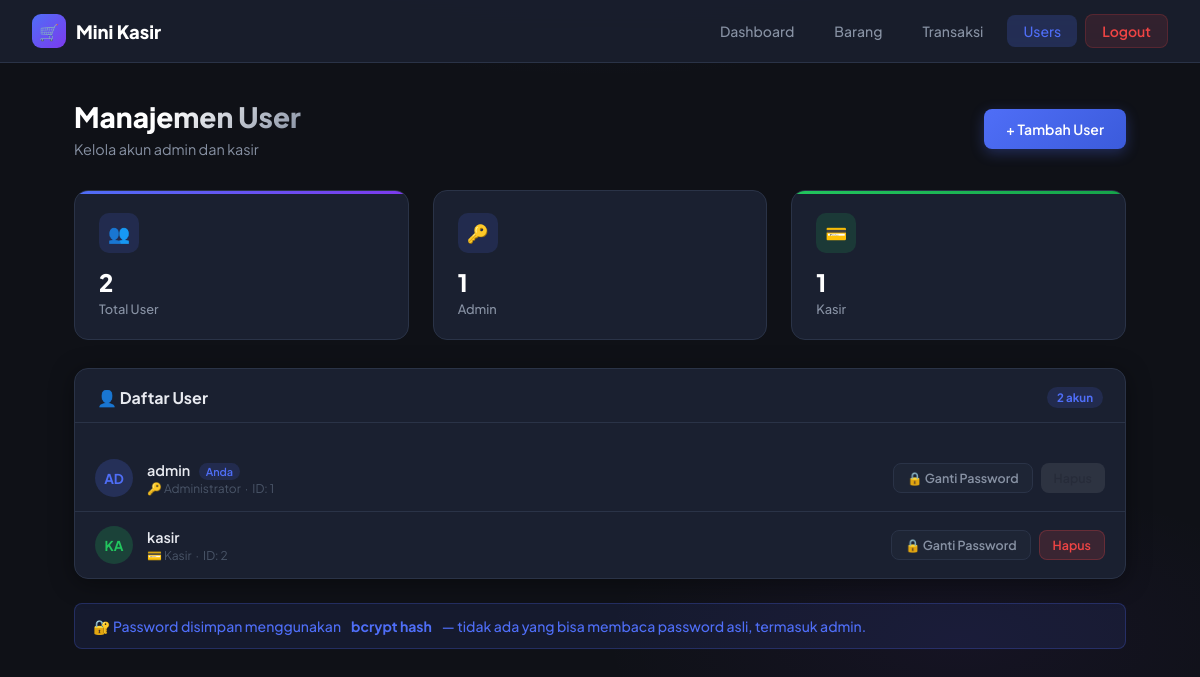
/users.php (signed in), run on the app's committed database.
### tables this page shows
CREATE TABLE IF NOT EXISTS users (
    id INT AUTO_INCREMENT PRIMARY KEY,
    username VARCHAR(50) NOT NULL UNIQUE,
    password VARCHAR(255) NOT NULL,
    role ENUM('admin', 'kasir') NOT NULL,
    created_at TIMESTAMP DEFAULT CURRENT_TIMESTAMP
);

### users.php (the view, shortened to what this page needs)
<?php
include "koneksi.php";
$data_users = mysqli_query($conn, "SELECT id, username, role, created_at FROM users ORDER BY id ASC");
$total_admin = mysqli_fetch_row(mysqli_query($conn, "SELECT COUNT(*) FROM users WHERE role='admin'"))[0];
$total_kasir = mysqli_fetch_row(mysqli_query($conn, "SELECT COUNT(*) FROM users WHERE role='kasir'"))[0];
?>
<!DOCTYPE html>
<html lang="id">
<head>
    <link rel="stylesheet" href="style.css">
</head>
<body>
<nav class="navbar">
    <a href="admin.php" class="navbar-brand">
        <div class="logo-icon">🛒</div>
        Mini Kasir
    </a>
    <div class="navbar-nav">
        <a href="admin.php" class="nav-link">Dashboard</a>
        <a href="barang.php" class="nav-link">Barang</a>
        <a href="tampil_transaksi.php" class="nav-link">Transaksi</a>
        <a href="users.php" class="nav-link active">Users</a>
        <a href="logout.php" class="btn-logout">Logout</a>
    </div>
</nav>
<div class="container">
    <div class="page-header flex-between">
        <div>
            <h1 class="page-title">Manajemen User</h1>
            <p class="page-subtitle">Kelola akun admin dan kasir</p>
        </div>
        <button class="btn btn-primary" onclick="openModal('modalTambah')">
            + Tambah User
        </button>
    </div>
    <div class="grid-3" style="margin-bottom:28px;">
        <div class="stat-card blue">
            <div class="stat-icon blue">👥</div>
            <div class="stat-value"><?= $total_admin + $total_kasir ?></div>
            <div class="stat-label">Total User</div>
        </div>
        <div class="stat-card blue" style="--accent:var(--accent);">
            <div class="stat-icon blue">🔑</div>
            <div class="stat-value"><?= $total_admin ?></div>
            <div class="stat-label">Admin</div>
        </div>
        <div class="stat-card green">
            <div class="stat-icon green">💳</div>
            <div class="stat-value"><?= $total_kasir ?></div>
            <div class="stat-label">Kasir</div>
        </div>
    </div>
    <div class="card" style="padding:0; overflow:hidden;">
        <div class="card-header" style="padding:18px 22px 14px;">
            <span class="card-title">👤 Daftar User</span>
            <span class="badge badge-blue"><?= $total_admin + $total_kasir ?> akun</span>
        </div>
        <?php if (mysqli_num_rows($data_users) > 0): ?>
            <?php while ($u = mysqli_fetch_assoc($data_users)):
                $isSelf = ((int)$u['id'] === (int)$_SESSION['user_id']);
                $initial = strtoupper(substr($u['username'], 0, 2));
            ?>
            <div class="user-row">
                <div class="user-avatar <?= $u['role'] === 'admin' ? 'avatar-admin' : 'avatar-kasir' ?>">
                    <?= $initial ?>
                </div>
                <div class="user-info">
                    <div class="user-name">
                        <?= htmlspecialchars($u['username']) ?>
                        <?php if ($isSelf): ?>
                            <span class="self-tag">Anda</span>
                        <?php endif; ?>
                    </div>
                    <div class="user-meta">
                        <?= $u['role'] === 'admin' ? '🔑 Administrator' : '💳 Kasir' ?>
                        &nbsp;·&nbsp; ID: <?= $u['id'] ?>
                    </div>
                </div>
                <div class="user-actions">
                    <button class="btn btn-ghost btn-sm"
                        onclick="openGantiPassword(<?= $u['id'] ?>, '<?= htmlspecialchars($u['username']) ?>')">
                        🔒 Ganti Password
                    </button>
                    <?php if (!$isSelf): ?>
                    <a href="users.php?hapus=<?= $u['id'] ?>"
                       class="btn btn-danger btn-sm"
                       onclick="return confirm('Hapus user \'<?= htmlspecialchars($u['username']) ?>\'?')">
                        Hapus
                    </a>
                    <?php else: ?>
                    <button class="btn btn-sm" style="opacity:0.3; cursor:not-allowed;" disabled>Hapus</button>
                    <?php endif; ?>
                </div>
            </div>
            <?php endwhile; ?>
        <?php endif; ?>
    </div>
    <div class="alert alert-info" style="margin-top:24px;">
        🔐 Password disimpan menggunakan <strong>bcrypt hash</strong> — tidak ada yang bisa membaca password asli, termasuk admin.
    </div>
</div>
</body>
</html>

### users.php (style rules this page uses)
.user-row { display: flex; align-items: center; padding: 14px 20px; gap: 14px; border-bottom: 1px solid var(--border); transition: background 0.15s; }
.user-row:last-child { border-bottom: none; }
.user-avatar { width: 38px; height: 38px; border-radius: 50%; display: flex; align-items: center; justify-content: center; font-size: 0.85rem; font-weight: 700; flex-shrink: 0; }
.avatar-admin { background: rgba(79,110,247,0.2); color: var(--accent); }
.avatar-kasir { background: rgba(34,197,94,0.2); color: var(--success); }
.user-info { flex: 1; min-width: 0; }
.user-name { font-weight: 600; font-size: 0.9rem; color: var(--text); }
.user-meta { font-size: 0.75rem; color: var(--text3); margin-top: 2px; }
.user-actions { display: flex; gap: 8px; }
.self-tag { font-size: 0.68rem; background: rgba(79,110,247,0.15); color: var(--accent); padding: 2px 7px; border-radius: 20px; font-weight: 600; margin-left: 6px; }

### data on the page
users: username "AD", username "admin", shows "Anda", role "🔑 Administrator", id "1"
users: username "KA", username "kasir", role "💳 Kasir", id "2"

### other printed values
$total_admin + $total_kasir "2"
$total_admin "1"
$total_kasir "1"
